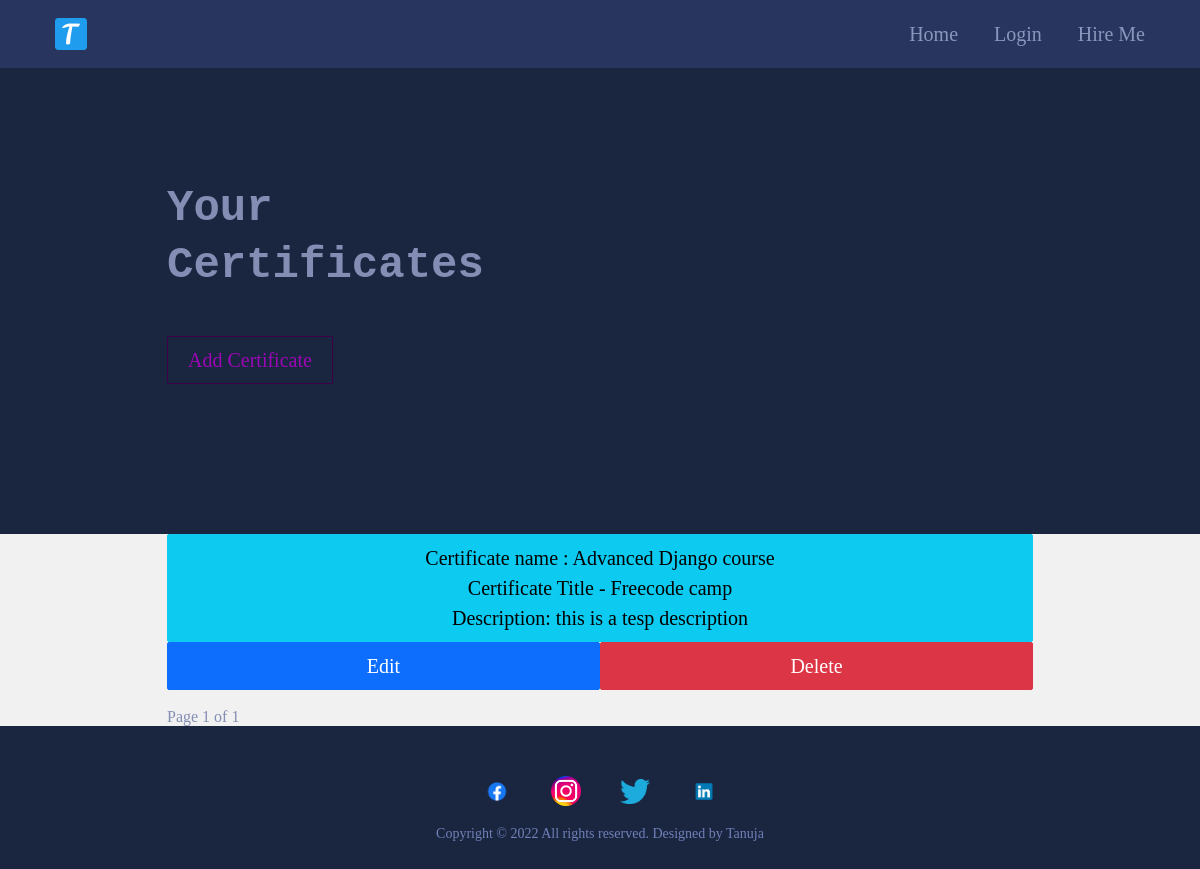
The app's page /allcertificates/, older data.
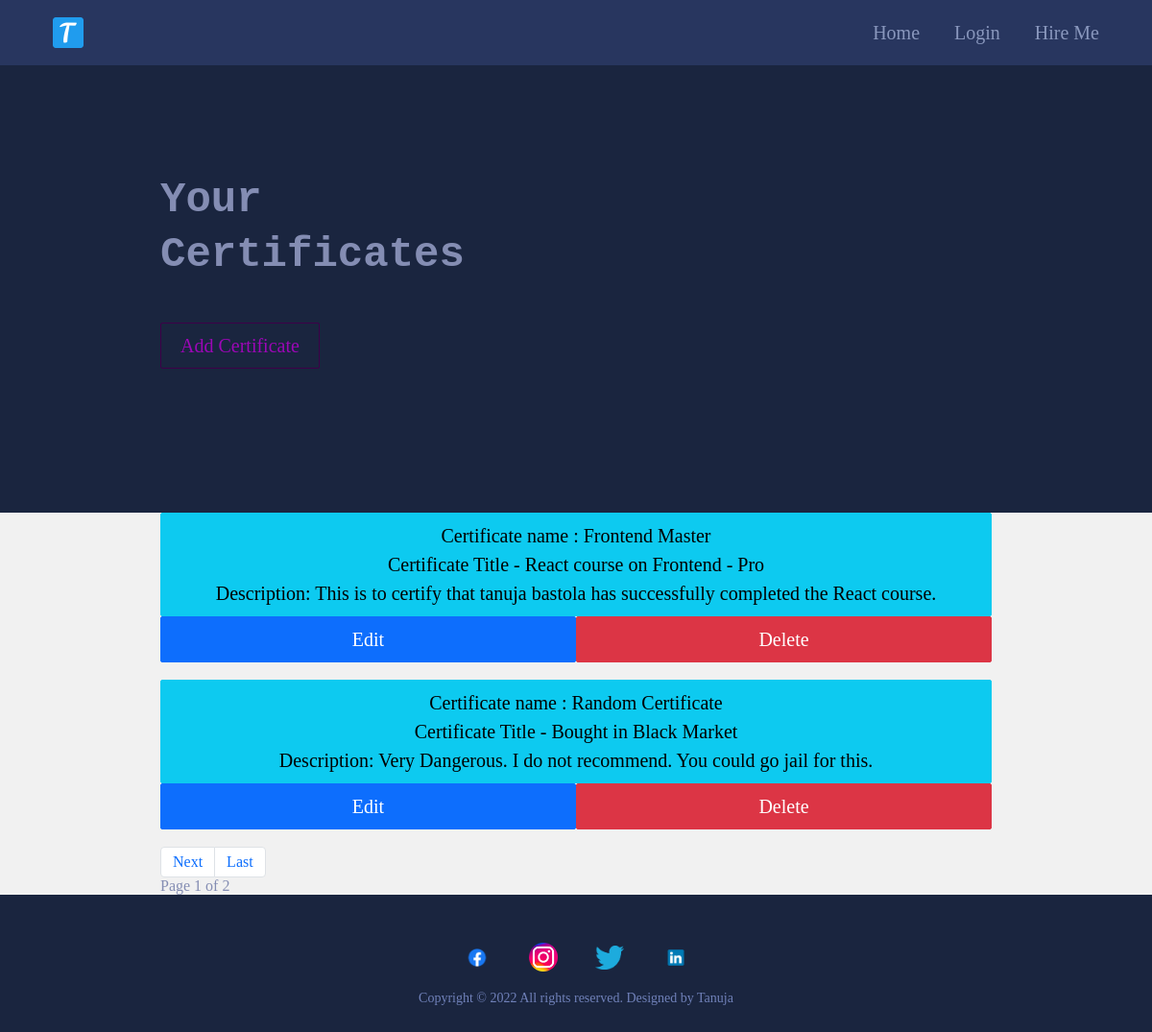
The same page, newer data.
### main/models.py (models this page shows, shortened)
class Certificate(models.Model):
    class Meta:
        verbose_name_plural = 'Certificates'
        verbose_name = 'Certificate'
    date = models.DateTimeField(blank=True, null=True)
    name = models.CharField(max_length=50, blank=True, null=True)
    title = models.CharField(max_length=200, blank=True, null=True)
    description = models.CharField(max_length=500, blank=True, null=True)
    is_active = models.BooleanField(default=True)

### main/views.py (the view)
# urls.py: path('allcertificates/',views.testView.as_view(),name="allcertificates"),
class testView(generic.ListView):
	model = Certificate
	template_name = "main/allcertificates.html"
	paginate_by =2

### cv/context_processors.py (called while the page is built)
def project_context(request):
	context = {
		'me': User.objects.first(),
	}
	return context

### main/templates/main/allcertificates.html (shortened to what this page needs)
{% extends 'main/base.html' %}
{% load static %}
{% block content %}
    <section>
      <div class="innerPageBannerCol">
        <div class="container">
          <div class="row g-4 g-md-3  align-items-center">
            <div class="col-md-6">
              <div class="bannerContent">
                <h1 class="xlTitle pb-md-3">Your Certificates</h1><br>
                <a href="{%url 'main:addcertificate'%}" class="btn btnOutline">Add Certificate</a>
              </div>
            </div>
          </div>
        </div>
      </div>
    </section>
    <section>
      <div class="lightBg">
        <div class="container">
          <ul>
                {% for item in object_list %}
                 <li><a href="" class="btn btn-info col col-12"> Certificate name : {{item.name}}
                   <br>
                   Certificate Title - {{item.title}}<br>
                   Description: {{item.description}}</a></li>
                   <li>
                    <div class="container">
                      <div class="row">
                    <a href="{%url 'main:updateCertificate' item.pk %}" class="btn btn-primary col col-6">Edit</a>
                    <a href="{%url 'main:deleteCertificate' item.pk %}" class="btn btn-danger col col-6">Delete</a>
                      </div>
                    </div>
                  </li>
                  <br>
                {%endfor%}
            </ul>
            <nav aria-label="Page navigation example">
              <ul class="pagination" >
                {%if page_obj.has_next%}
                  <li class="page-item"><a class="page-link" href="?page={{page_obj.next_page_number}}">Next</a></li>
                  <li class="page-item"><a class="page-link"href="?page={{page_obj.paginator.num_pages}}">Last</a></li>
                {%endif%}
              </ul>
              <div>
                Page {{page_obj.number }} of {{page_obj.paginator.num_pages}}
              </div>
              </nav>
        </div>
      </div>
    </section>
    {%endblock%}

Row changes from the older to the newer data that the page shows:
removed Certificate: name "Advanced Django course", title "Freecode camp", description "this is a tesp description"
added Certificate: name "Frontend Master", title "React course on Frontend - Pro", description "This is to certify that tanuja bastola has successfully completed the React course."
added Certificate: name "Random Certificate", title "Bought in Black Market", description "Very Dangerous. I do not recommend. You could go jail for this."
Text that changed along with them:
{{ page_obj.paginator.num_pages }}: "1" → "2"
text now shown: "Next Last"
